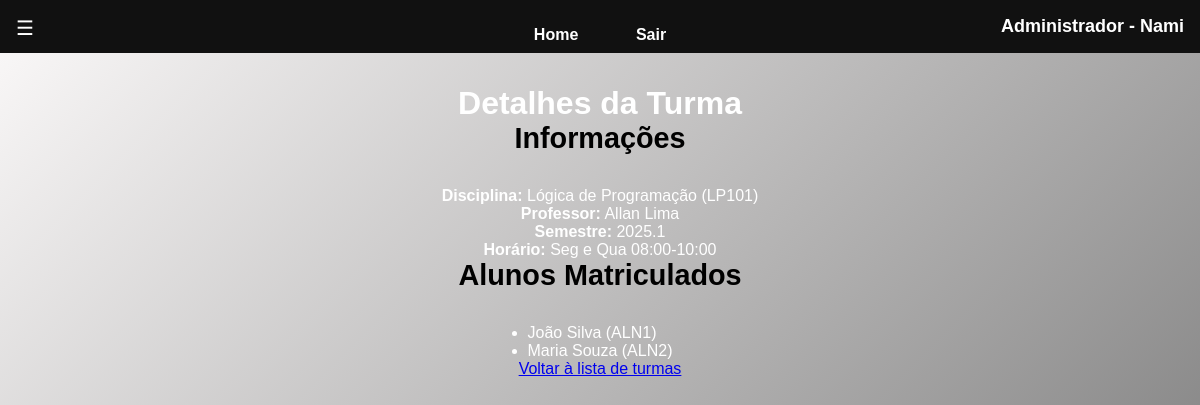
/scripts_php/adm/turmas/detalhes.php?id=1 (signed in), run on the app's committed database.
### tables this page shows
CREATE TABLE usuarios (
    id INT AUTO_INCREMENT PRIMARY KEY,
    nome VARCHAR(100) NOT NULL,
    matricula VARCHAR(20) UNIQUE NOT NULL,
    senha VARCHAR(255) NOT NULL,
    tipo ENUM('aluno', 'professor', 'admin') NOT NULL,
    ativo BOOLEAN DEFAULT TRUE,
    criado_em TIMESTAMP DEFAULT CURRENT_TIMESTAMP
);

CREATE TABLE turmas (
    id INT AUTO_INCREMENT PRIMARY KEY,
    disciplina_id INT NOT NULL,
    professor_id INT NOT NULL,
    semestre VARCHAR(10) NOT NULL,
    horario VARCHAR(100),
    FOREIGN KEY (disciplina_id) REFERENCES disciplinas(id),
    FOREIGN KEY (professor_id) REFERENCES professores(id)
);

CREATE TABLE disciplinas (
    id INT AUTO_INCREMENT PRIMARY KEY,
    nome VARCHAR(100) NOT NULL,
    codigo VARCHAR(20) UNIQUE NOT NULL,
    carga_horaria INT NOT NULL,
    curso_id INT NOT NULL,
    FOREIGN KEY (curso_id) REFERENCES cursos(id)
);

### scripts_php/adm/turmas/detalhes.php (the view, shortened to what this page needs)
<?php
require_once __DIR__ . '/../../../public/includes/header_admin.php';
$turma_id = (int) $_GET['id'];
$stmt = $pdo->prepare("
    SELECT t.id, d.nome AS disciplina, d.codigo,
           u.nome AS professor, t.semestre, t.horario
    FROM turmas t
    JOIN disciplinas d ON t.disciplina_id = d.id
    JOIN professores p ON t.professor_id = p.id
    JOIN usuarios u ON p.id = u.id
    WHERE t.id = ?
");
$stmt->execute([$turma_id]);
$turma = $stmt->fetch(PDO::FETCH_ASSOC);
$stmt = $pdo->prepare("
    SELECT u.nome AS nome_aluno, u.matricula
    FROM matriculas m
    JOIN alunos a ON m.aluno_id = a.id
    JOIN usuarios u ON a.id = u.id
    WHERE m.turma_id = ?
");
$stmt->execute([$turma_id]);
$alunos = $stmt->fetchAll(PDO::FETCH_ASSOC);
?>
<main>
    <h1>Detalhes da Turma</h1>
    <h2>Informações</h2>
    <p><strong>Disciplina:</strong> <?= htmlspecialchars($turma['disciplina']) ?> (<?= htmlspecialchars($turma['codigo']) ?>)</p>
    <p><strong>Professor:</strong> <?= htmlspecialchars($turma['professor']) ?></p>
    <p><strong>Semestre:</strong> <?= htmlspecialchars($turma['semestre']) ?></p>
    <p><strong>Horário:</strong> <?= htmlspecialchars($turma['horario']) ?></p>
    <h2>Alunos Matriculados</h2>
    <?php if (count($alunos) > 0): ?>
        <ul>
            <?php foreach ($alunos as $aluno): ?>
                <li><?= htmlspecialchars($aluno['nome_aluno']) ?> (<?= htmlspecialchars($aluno['matricula']) ?>)</li>
            <?php endforeach; ?>
        </ul>
    <?php else: ?>
        <p>Nenhum aluno matriculado nesta turma.</p>
    <?php endif; ?>
    <a href="index.php">Voltar à lista de turmas</a>
</main>
</body>
</html>

### public/includes/header_admin.php (shortened to what this page needs)
<?php
require_once(__DIR__ . '/../../aplicacao/config/conexao.php');
try {
    $stmt = $pdo->prepare("SELECT nome FROM usuarios WHERE id = ?");
    $stmt->execute([$_SESSION['usuario_id']]);
    $usuario = $stmt->fetch(PDO::FETCH_ASSOC);
} catch (Exception $e) {
    die("Erro ao acessar dados do usuário: " . $e->getMessage());
}
?>
<!DOCTYPE html>
<html lang="pt-BR">
<head>
    <link rel="stylesheet" href="/public/recursos/css/painel_admin.css" />
</head>
<body>
    <header>
        <button class="menu-btn" onclick="toggleSidebar()">☰</button>
        <nav>
            <ul>
                <li><a href="/public/php/painel_admin.php">Home</a></li>
                <li><a href="/scripts_php/logout.php">Sair</a></li>
            </ul>
        </nav>
        <h1>Administrador - <?php echo htmlspecialchars($usuario['nome']); ?></h1>
    </header>

### public/recursos/css/painel_admin.css (style rules this page uses)
* { margin: 0; padding: 0; box-sizing: border-box; }
body { font-family: 'Arial', sans-serif; background: linear-gradient(135deg, #fcfafa 0%, #707070 100%); color: #fff; min-height: 100vh; display: flex; flex-direction: column; }
header { display: flex; justify-content: space-between; align-items: center; background-color: #111; color: #fff; padding: 1rem; position: relative; }
.menu-btn { position: absolute; left: 1rem; top: 30%; font-size: 20px; background: none; color: white ; border: none; cursor: pointer; }
header ul { order: 2; display: flex; gap: 2rem; list-style: none; margin: 0 auto; padding: 0; position: absolute; left: 50%; transform: translateX(-50%); }
header h1 { order: 3; margin: 0; font-size: 18px; white-space: nowrap; }
header ul li a { color: #fff; text-decoration: none; font-weight: bold; font-size: 1rem; padding: 0.4rem 0.8rem; border-radius: 8px; transition: background-color 0.3s ease, transform 0.2s ease; }
main { position: relative; flex: 1; padding: 2rem; display: flex; flex-direction: column; align-items: center; }
main h2 { font-size: 1.8rem; margin-bottom: 2rem; color: #000000; }
main { transition: margin-left 0.3s; }

### data on the page
usuarios: nome "Nami"
turmas: disciplina.nome "Lógica de Programação", disciplina.codigo "LP101", usuarios.nome "Allan Lima", semestre "2025.1", horario "Seg e Qua 08:00-10:00"
usuarios: nome "João Silva", matricula "ALN1"
usuarios: nome "Maria Souza", matricula "ALN2"
